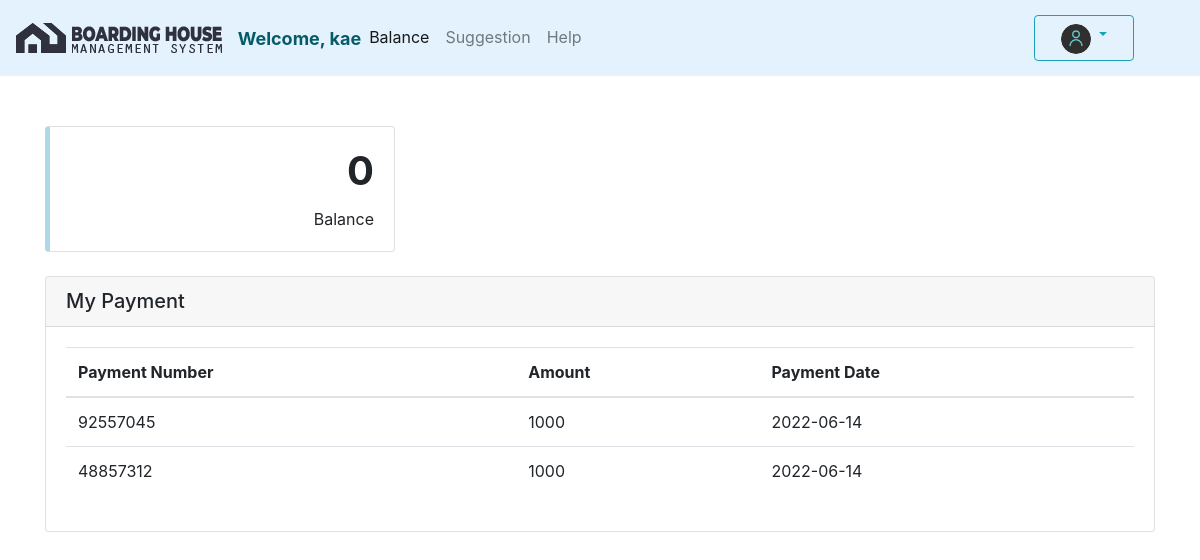
/User/balance.php (signed in), run on the app's committed database.
### tables this page shows
CREATE TABLE `boarders` (
  `boarder_id` int(11) NOT NULL,
  `first_name` varchar(50) NOT NULL,
  `last_name` varchar(50) NOT NULL,
  `sex` varchar(10) NOT NULL,
  `birthdate` varchar(255) NOT NULL,
  `year` varchar(255) NOT NULL,
  `contact_number` varchar(11) NOT NULL,
  `contact_person` varchar(255) NOT NULL,
  `permanent_add` varchar(255) NOT NULL,
  `email_add` varchar(255) NOT NULL,
  `username` varchar(50) NOT NULL,
  `password` varchar(50) NOT NULL,
  `imgname` varchar(255) NOT NULL,
  `imgsrc` varchar(255) NOT NULL
);

CREATE TABLE `balance` (
  `id` int(11) NOT NULL,
  `boarder_id` int(11) NOT NULL,
  `amount` int(11) NOT NULL,
  `status` varchar(255) NOT NULL
);

CREATE TABLE `payments` (
  `payment_id` int(100) NOT NULL,
  `payment_number` int(100) NOT NULL,
  `boarder_id` int(100) NOT NULL,
  `amount` int(100) NOT NULL,
  `payment_date` varchar(255) DEFAULT NULL
);

### User/balance.php (the view, shortened to what this page needs)
<?php
    include("../config.php");
    $user_check=$_SESSION['user'];
    $sql="SELECT * FROM boarders WHERE username='$user_check'";
    $stmt=$conn->query($sql);
    $row=$stmt->fetch(PDO::FETCH_ASSOC);
    $login_user=$row['username'];
    $id=$row['boarder_id'];
    $imgsrc=$row['imgsrc'];
?>
<!DOCTYPE html>
<html lang="en">
<head>
    <link rel="stylesheet" href="../bootstrap/css/bootstrap.css">
    <link rel="stylesheet" href="../fontawesome/css/all.css">
</head>
<body>
    <nav class="navbar navbar-expand-lg navbar-light" style="background-color: #e3f2fd;">
        <a class="navbar-brand" href="#">
            <img src="../Assets/logo/main-logo.png" class="d-inline-block align-top" alt="">
            <img src="../Assets/logo/main-logo-text.png" class="d-inline-block align-top" alt="">
        </a>
        <div class="collapse navbar-collapse" id="navbarSupportedContent">
            <ul class="navbar-nav mr-auto">
                <li class="nav-item">
					<span class="navbar-text" style="font-weight: bold; color:#075b68; font-size: 18px;">Welcome, <?php echo $login_user ?></span>
				</li>
                <li class="nav-item active">
                    <a class="nav-link" href="balance.php">Balance</a>
                </li>
                <li class="nav-item">
                    <a class="nav-link" href="message.php">Suggestion</a>
                </li>
                <li class="nav-item">
                    <a class="nav-link" href="help.php">Help</a>
                </li>
            </ul>
            <div class="dropdown" style="padding-right: 50px">
                <button type="button" class="btn btn-outline-info dropdown-toggle" data-toggle="dropdown" aria-haspopup="true" aria-expanded="false" style="width: 100px">
                    <span class="navbar-text" style="font-size: 15px; padding:0">
                    <img src=<?php echo $imgsrc==""?"../Assets/logo/user.png":$imgsrc ?> width="30" height="30" class="d-inline-block align-top" alt="" style="border-radius: 50%">
                    </span>
                </button>
			</div>
        </div>
    </nav>
    <div class="container" style="margin-top: 50px;">
        <div class="row">
            <div class="col-sm-4">
                <div class="card" style="border-left: 5px solid lightblue;">
                    <div class="card-body text-right">
                        <h1 class="card-title"><b>
                            <?php
                                $sql="SELECT * FROM balance WHERE boarder_id='$id'";
                                $stmt=$conn->query($sql);
                                $row=$stmt->fetch(PDO::FETCH_ASSOC);
                                echo $row['amount'];
                            ?>
                        </b></h1>
                        <p class="card-text">Balance</p>
                    </div>
                </div>
            </div>
        </div>
    <br>
    <div class="card">
        <div class="card-header">
            <h5 class="d-inline">My Payment</h5>
        </div>
        <div class="card-body">
            <table class="table table-hover">
                <thead>
                    <tr>
                        <th>Payment Number</th>
                        <th>Amount</th>
                        <th>Payment Date</th>
                    </tr>
                </thead>
                <tbody>
                    <?php
                        $sql="SELECT * FROM payments where boarder_id='$id'";
                        $stmt=$conn->query($sql);
                        while($row=$stmt->fetch(PDO::FETCH_ASSOC)){
                    ?>
                    <tr>
                        <td><?php echo $row['payment_number']; ?></td>
                        <td><?php echo $row['amount']; ?></td>
                        <td><?php echo $row['payment_date']; ?></td>
                    </tr>
                    <?php } ?>
                </tbody>
            </table>
        </div>
    </div>
    </div>
</body>
</html>

### data on the page
boarders: username "kae"
balance: amount "0"
payments: payment_number "92557045", amount "1000", payment_date "2022-06-14"
payments: payment_number "48857312", amount "1000", payment_date "2022-06-14"
